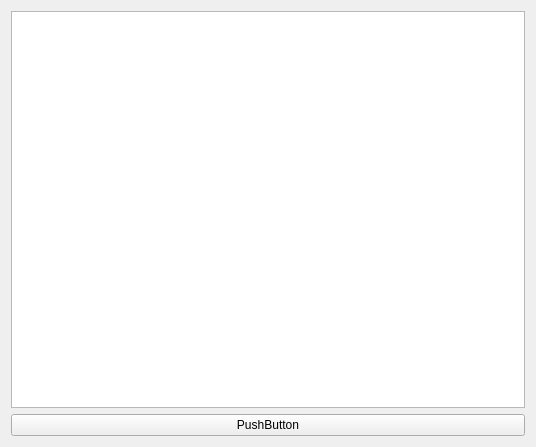
<?xml version="1.0" encoding="UTF-8"?>
<ui version="4.0">
 <class>standarset_ui</class>
 <widget class="QWidget" name="standarset_ui">
  <property name="geometry">
   <rect>
    <x>0</x>
    <y>0</y>
    <width>536</width>
    <height>447</height>
   </rect>
  </property>
  <property name="windowTitle">
   <string>Form</string>
  </property>
  <layout class="QVBoxLayout" name="verticalLayout_2">
   <item>
    <layout class="QVBoxLayout" name="verticalLayout">
     <item>
      <widget class="QTextEdit" name="textEdit"/>
     </item>
    </layout>
   </item>
   <item>
    <widget class="QPushButton" name="pushButton">
     <property name="text">
      <string>PushButton</string>
     </property>
    </widget>
   </item>
  </layout>
 </widget>
 <resources/>
 <connections/>
</ui>
